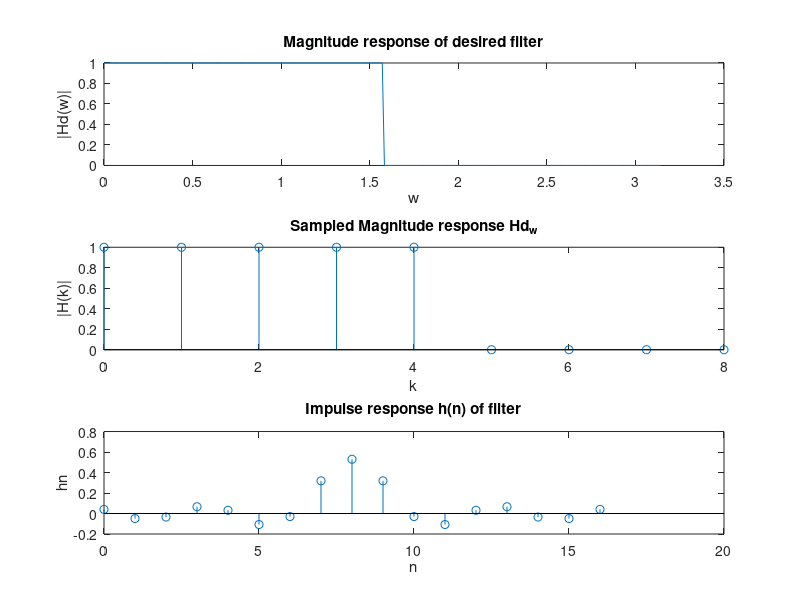
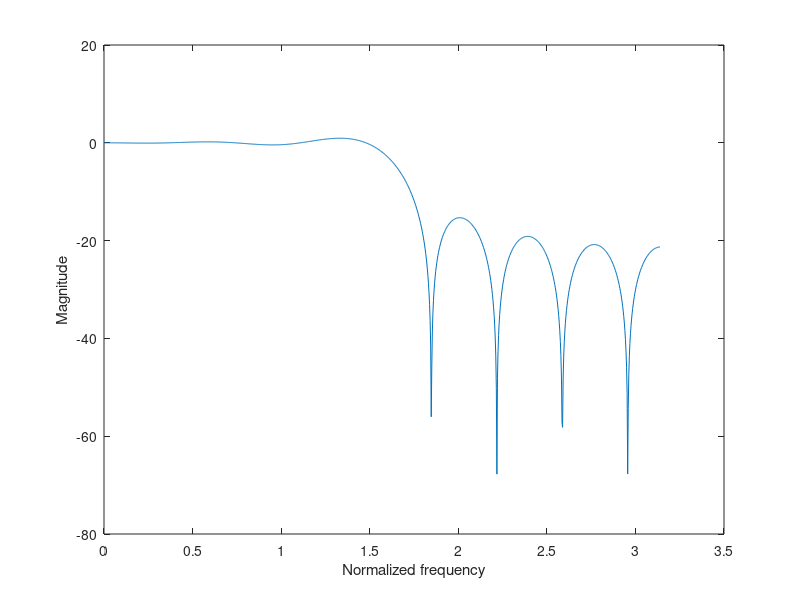

Source code (MATLAB) for these figures, in order:
clc;
clear all;
close all;
wc=pi/2; %%cutt of freq in rad/sample
M=17; %%take odd order
%%Desired frequency response
w=0:(pi/256):pi;
Hd_w =([w<=pi/2]).* exp(-i*w*(M-1)/2);
figure;
subplot(3,1,1);
plot(w,abs(Hd_w));
title('Magnitude response of desired filter');
xlabel('w');
ylabel('|Hd(w)|');
%%(2*pi*kc)/M <= pi/2
%% kc <= (pi/2)*(M/(2*pi))
%% kc<= M/4 = 17/4, but k can take only integer=4
kc = floor(wc*(M/(2*pi)));
k=0:(M-1)/2;
%%frequency sampling Hd_w to get Hk
Hk = ([k<=kc]).* exp(-i*(2*pi*k/M)*((M-1)/2))
subplot(3,1,2);
stem(k,abs(Hk));
title('Sampled Magnitude response Hd_w');40
xlabel('k');
ylabel('|H(k)|');
%% Taking idft of H(k) to find h(n)
for n=0:(M-1)
 sumHk=0;
 for k=1:(M-1)/2
 sumHk = sumHk+real(Hk(k+1)*exp(i*2*pi*k*n/M));
 end
 
 hn(n+1)=(1/M)*(Hk(1)+2*sumHk);
end
n=0:(M-1);
subplot(3,1,3);
stem(n,hn);
title('Impulse response h(n) of filter')
xlabel('n');
ylabel('hn');
[H,f]=freqz(hn,1,1000);
H_mag=20*log10(abs(H));
figure;
plot(f,H_mag);
xlabel('Normalized frequency');
ylabel('Magnitude');
disp('FIR Filter coeff hn');
disp(hn);
